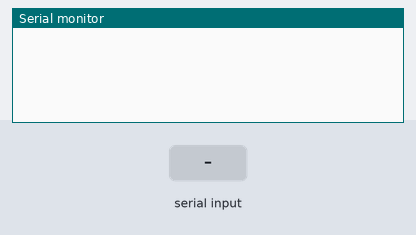
A sketch run on a simulated Arduino Uno, built with avr-gcc and run on an emulated ATmega328P. Parts: the last lines printed to the serial monitor. The test bench sets the inputs (shaded band).

Above: at 1.2 s.
1.3 s: "D90\n" received over Serial
At 2.4 s:
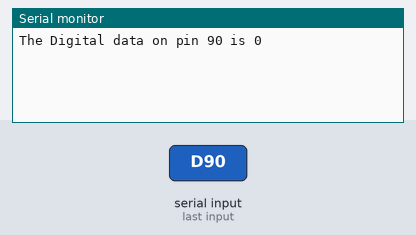
2.8 s: "d90\n" received over Serial
At 4.2 s:
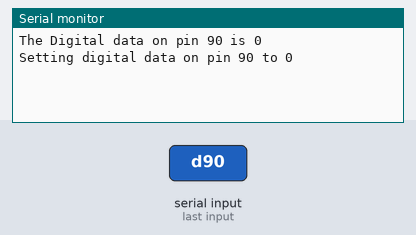
5.3 s: "A90\n" received over Serial
At 6.5 s:
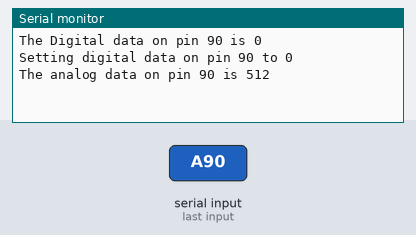
6.8 s: "a90\n" received over Serial
At 8.5 s:
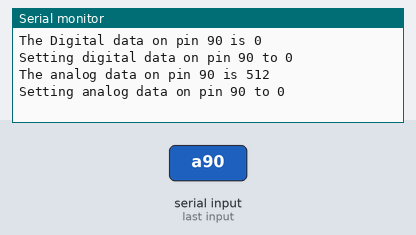

The sketch:

pintest.ino
```cpp
void setup() {
  Serial.begin(9600);
  // put your setup code here, to run once:

}

void loop() {
  if(!Serial.available()){
    return;
  }
  char data =Serial.read();
  int pinNumber;
  int pinData;
  switch(data){
    case 'D':
      pinNumber=Serial.parseInt();
      pinMode(pinNumber,INPUT);
      Serial.println("The Digital data on pin "+String(pinNumber)+" is "+ String(digitalRead(pinNumber)));
    break;
    case 'd':
      pinNumber=Serial.parseInt();
      pinData=Serial.parseInt();
      Serial.println("Setting digital data on pin "+String(pinNumber)+" to "+ (pinData>0?"1":"0"));
      pinMode(pinNumber,OUTPUT);
      digitalWrite(pinNumber,pinData>0);
    break;
    case 'A':
      pinNumber=Serial.parseInt();
      pinMode(pinNumber,INPUT);
      Serial.println("The analog data on pin "+String(pinNumber)+" is "+ String(analogRead(pinNumber)));
    break;
    case 'a':
      pinNumber=Serial.parseInt();
      pinData=Serial.parseInt();
      Serial.println("Setting analog data on pin "+String(pinNumber)+" to "+ String(pinData));
      analogWrite(pinNumber,pinData);
    break;
  }
  // put your main code here, to run repeatedly:

}
```

Measured:
- after the input at 1.3 s, the serial monitor: prints a new line at once (image 1)
- after the input at 2.8 s, the serial monitor: prints a new line after 1.0 s (image 2)
- after the input at 5.3 s, the serial monitor: prints a new line at once (image 3)
- after the input at 6.8 s, the serial monitor: prints a new line after 1.0 s (image 4)
